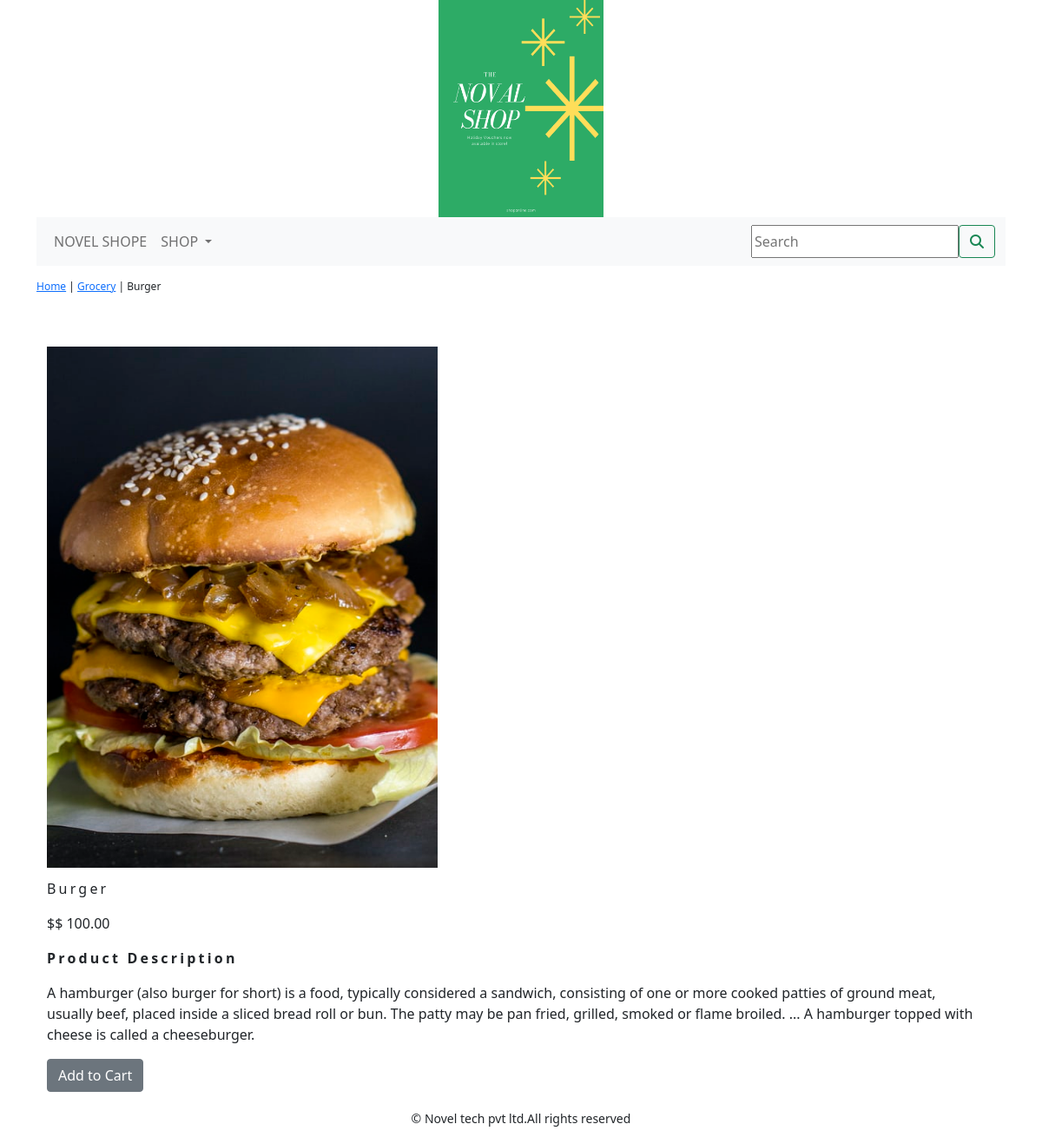
Page /shop/grocery/burger/ on the committed database.
### shop/models.py (models this page shows, shortened)
class Product(models.Model):
    name = models.CharField(max_length=250, unique=True)
    slug = models.SlugField(max_length=250, unique=True)
    description = models.TextField(blank=True)
    price = models.DecimalField(max_digits=10, decimal_places=2)
    category = models.ForeignKey(Category, on_delete=models.CASCADE)
    image = models.ImageField(upload_to='product', blank=True)
    stock = models.IntegerField()
    available = models.BooleanField(default=True)
    created = models.DateTimeField(auto_now_add=True)
    updated = models.DateTimeField(auto_now_add=True)
    class Meta:
        ordering = ('name',)
        verbose_name = 'product'
        verbose_name_plural = 'products'

class Category(models.Model):
    name = models.CharField(max_length=250, unique=True)
    slug = models.SlugField(max_length=250, unique=True)
    description = models.TextField(blank=True)
    image = models.ImageField(upload_to='category', blank=True)
    class Meta:
        ordering = ('name',)
        verbose_name = 'category'
        verbose_name_plural = 'categories'
    def get_url(self):
        return reverse('shop:products_by_category', args=[self.slug])
    def __str__(self):
        return '{}'.format(self.name)

### shop/views.py (the view)
# urls.py: path('<slug:c_slug>/<slug:product_slug>/', views.proDetail, name='prodCatdetail'),
def proDetail(request, c_slug, product_slug):
    try:
        product = Product.objects.get(category__slug=c_slug, slug=product_slug)
    except Exception as e:
        raise e
    return render(request, "product.html", {'product': product})

### cart/context_processors.py (called while the page is built)
def counter(request):
    item_count = 0
    if 'admin' in request.path:
        return {}
    else:
        try:
            cart = Cart.objects.filter(cart_id=_cart_id(request))
            car_items = CartItem.objects.all().filter(cart=cart[:1])
            for cart_item in car_items:
                item_count += cart_item.quantity
        except Cart.DoesNotExist:
            item_count = 0
    return dict(item_count=item_count)

### cart/views.py (called while the page is built)
def _cart_id(request):
    cart = request.session.session_key
    if not cart:
        cart = request.session.create()
    return cart

### shop/context_processors.py (called while the page is built)
def menu_links(request):
    links = Category.objects.all()
    return dict(links=links)

### templates/product.html (shortened to what this page needs)
{% extends 'base.html' %}
{% load static %}
{% block content %}
<div class="row my_prod_row_class">
    <div class="mx_auto">
        <p> <a href="{% url 'shop:allProdCat' %}">Home</a> | <a href="{{product.category.get_url}}">{{product.category}}</a> | {{product.name}} </p>
    </div>
</div>
<div class="container">
<br>
<div class="row">
        <div style="min-width:18rem">
            <img width="450" height="600" src="{{product.image.url}}" alt="{{product.name}}">
        </div>
        </div>
    <div>
            <div class="col-md-12 col-sm-12 col-md-12 col-lg-12">
                <div>
                    <div>
                    <h1 class="my_prod_title">{{product.name}}</h1>
                <p>$$ {{product.price}}</p>
                <p class="my_title"> <b>Product Description</b> </p>
                <p class="text-justify my_prod_text">{{product.description}}</p>
                {% if product.stock <= 0 %}
                <p class="text-justify my_prod_text"><b>Out Of Stock</b></p>
                {% else %}
                <a class="btn btn-secondary" href="{% url 'cart:add_cart' product.id %}">Add to Cart</a>
                {% endif %}
                    </div>
        </div>
 </div>
    </div>
        </div>
</div>
{% endblock %}

### static/css/custom.css (style rules this page uses)
body { font-family:'Tajawal', sans-serif; }
.my_title { font-size:16px; text_transform:uppercase; letter-spacing:.2em; }
.my_prod_row_class { padding-top:15px; padding-bottom:20px; }
.my_prod_row_class .mx_auto { color:000; font-size:12px; tex-decoration:none; }
.my_prod_title { font-size:16px; text_transform:uppercase; letter-spacing:.2em; padding-top:15px; padding-bottom:10px; }
.my_prod_text { padding-right:20px; }

### rows in the picture
Product: category "Grocery", name "Burger", image (picture), price "100.00", description "A hamburger (also burger for short) is a food, typically considered a sandwich, consisting of one or more cooked patties of ground meat, usually beef, placed inside a sliced bread roll or bun. The patty may be pan fried, grilled, smoked or flame broiled. ... A hamburger topped with cheese is called a cheeseburger."
